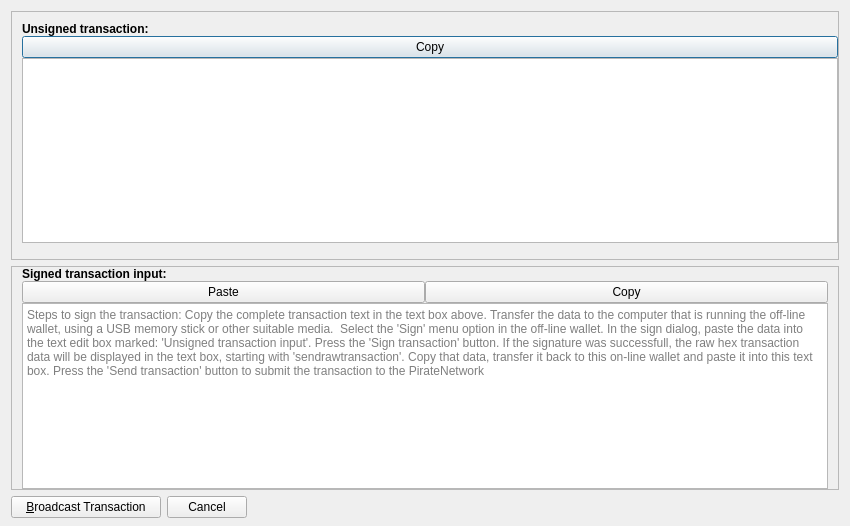
<?xml version="1.0" encoding="UTF-8"?>
<ui version="4.0">
 <class>ZSendCoinsDialog_popup</class>
 <widget class="QDialog" name="ZSendCoinsDialog_popup">
  <property name="enabled">
   <bool>true</bool>
  </property>
  <property name="geometry">
   <rect>
    <x>0</x>
    <y>0</y>
    <width>850</width>
    <height>526</height>
   </rect>
  </property>
  <property name="windowTitle">
   <string>Off-line transaction signing</string>
  </property>
  <layout class="QVBoxLayout" name="verticalLayout" stretch="0,0,0">
   <property name="bottomMargin">
    <number>8</number>
   </property>
   <item>
    <widget class="QFrame" name="frameCoinControl">
     <property name="sizePolicy">
      <sizepolicy hsizetype="Expanding" vsizetype="Expanding">
       <horstretch>0</horstretch>
       <verstretch>0</verstretch>
      </sizepolicy>
     </property>
     <property name="maximumSize">
      <size>
       <width>16777215</width>
       <height>16777215</height>
      </size>
     </property>
     <property name="frameShape">
      <enum>QFrame::StyledPanel</enum>
     </property>
     <property name="frameShadow">
      <enum>QFrame::Sunken</enum>
     </property>
     <layout class="QVBoxLayout" name="verticalLayoutCoinControl2">
      <property name="spacing">
       <number>0</number>
      </property>
      <property name="leftMargin">
       <number>0</number>
      </property>
      <property name="topMargin">
       <number>0</number>
      </property>
      <property name="rightMargin">
       <number>0</number>
      </property>
      <property name="bottomMargin">
       <number>6</number>
      </property>
      <item>
       <layout class="QVBoxLayout" name="verticalLayoutCoinControl" stretch="0,0">
        <property name="spacing">
         <number>0</number>
        </property>
        <property name="leftMargin">
         <number>10</number>
        </property>
        <property name="topMargin">
         <number>10</number>
        </property>
        <item>
         <widget class="QLabel" name="lbInput">
          <property name="sizePolicy">
           <sizepolicy hsizetype="Preferred" vsizetype="Maximum">
            <horstretch>0</horstretch>
            <verstretch>0</verstretch>
           </sizepolicy>
          </property>
          <property name="font">
           <font>
            <weight>75</weight>
            <bold>true</bold>
           </font>
          </property>
          <property name="styleSheet">
           <string notr="true">font-weight:bold;</string>
          </property>
          <property name="text">
           <string>Unsigned transaction:</string>
          </property>
         </widget>
        </item>
        <item>
         <layout class="QHBoxLayout" name="horizontalLayoutInputButtons">
          <item>
           <widget class="QPushButton" name="copyInputButton">
            <property name="text">
             <string>Copy</string>
            </property>
            <property name="toolTip">
             <string>Copy unsigned transaction to clipboard</string>
            </property>
           </widget>
          </item>
         </layout>
        </item>
        <item>
         <layout class="QHBoxLayout" name="horizontalLayoutCoinControl1">
          <property name="rightMargin">
           <number>0</number>
          </property>
          <property name="bottomMargin">
           <number>10</number>
          </property>
          <item>
           <widget class="QTextEdit" name="teInput">
            <property name="readOnly">
             <bool>true</bool>
            </property>
            <property name="placeholderText">
             <string/>
            </property>
           </widget>
          </item>
         </layout>
        </item>
       </layout>
      </item>
     </layout>
    </widget>
   </item>
   <item>
    <widget class="QFrame" name="frameResult">
     <property name="enabled">
      <bool>true</bool>
     </property>
     <property name="sizePolicy">
      <sizepolicy hsizetype="Expanding" vsizetype="Expanding">
       <horstretch>0</horstretch>
       <verstretch>0</verstretch>
      </sizepolicy>
     </property>
     <property name="maximumSize">
      <size>
       <width>16777215</width>
       <height>16777215</height>
      </size>
     </property>
     <property name="frameShape">
      <enum>QFrame::StyledPanel</enum>
     </property>
     <property name="frameShadow">
      <enum>QFrame::Sunken</enum>
     </property>
     <layout class="QVBoxLayout" name="verticalLayoutResult1">
      <property name="spacing">
       <number>0</number>
      </property>
      <property name="leftMargin">
       <number>0</number>
      </property>
      <property name="topMargin">
       <number>0</number>
      </property>
      <property name="rightMargin">
       <number>0</number>
      </property>
      <property name="bottomMargin">
       <number>0</number>
      </property>
      <item>
       <layout class="QVBoxLayout" name="verticalLayoutResult2" stretch="0,0">
        <property name="spacing">
         <number>0</number>
        </property>
        <property name="leftMargin">
         <number>10</number>
        </property>
        <property name="topMargin">
         <number>0</number>
        </property>
        <property name="rightMargin">
         <number>10</number>
        </property>
        <item>
         <widget class="QLabel" name="lbResult">
          <property name="font">
           <font>
            <weight>75</weight>
            <bold>true</bold>
           </font>
          </property>
          <property name="text">
           <string>Signed transaction input:</string>
          </property>
         </widget>
        </item>
        <item>
         <layout class="QHBoxLayout" name="horizontalLayoutResultButtons">
          <item>
           <widget class="QPushButton" name="pasteResultButton">
            <property name="text">
             <string>Paste</string>
            </property>
            <property name="toolTip">
             <string>Paste signed transaction from clipboard</string>
            </property>
           </widget>
          </item>
          <item>
           <widget class="QPushButton" name="copyResultButton">
            <property name="text">
             <string>Copy</string>
            </property>
            <property name="toolTip">
             <string>Copy signed transaction to clipboard</string>
            </property>
           </widget>
          </item>
         </layout>
        </item>
        <item>
         <widget class="QTextEdit" name="teResult">
          <property name="readOnly">
           <bool>false</bool>
          </property>
          <property name="placeholderText">
           <string>Steps to sign the transaction: Copy the complete transaction text in the text box above. Transfer the data to the computer that is running the off-line wallet, using a USB memory stick or other suitable media.  Select the 'Sign' menu option in the off-line wallet. In the sign dialog, paste the data into the text edit box marked: 'Unsigned transaction input'. Press the 'Sign transaction' button. If the signature was successfull, the raw hex transaction data will be displayed in the text box, starting with 'sendrawtransaction'. Copy that data, transfer it back to this on-line wallet and paste it into this text box. Press the 'Send transaction' button to submit the transaction to the PirateNetwork</string>
          </property>
         </widget>
        </item>
       </layout>
      </item>
     </layout>
    </widget>
   </item>
   <item>
    <layout class="QHBoxLayout" name="horizontalLayout">
     <item>
      <widget class="QPushButton" name="sendTransactionButton">
       <property name="minimumSize">
        <size>
         <width>150</width>
         <height>0</height>
        </size>
       </property>
       <property name="toolTip">
        <string>Broadcast the signed transaction to the network</string>
       </property>
       <property name="text">
        <string>&amp;Broadcast Transaction</string>
       </property>
       <property name="icon">
        <iconset resource="../komodo.qrc">
         <normaloff>:/icons/send</normaloff>:/icons/send</iconset>
       </property>
       <property name="autoDefault">
        <bool>false</bool>
       </property>
       <property name="default">
        <bool>false</bool>
       </property>
      </widget>
     </item>
     <item>
      <widget class="QPushButton" name="closeButton">
       <property name="sizePolicy">
        <sizepolicy hsizetype="Minimum" vsizetype="Fixed">
         <horstretch>0</horstretch>
         <verstretch>0</verstretch>
        </sizepolicy>
       </property>
       <property name="toolTip">
        <string>Clear all fields of the form.</string>
       </property>
       <property name="text">
        <string>Cancel</string>
       </property>
       <property name="icon">
        <iconset resource="../komodo.qrc">
         <normaloff>:/icons/remove</normaloff>:/icons/remove</iconset>
       </property>
       <property name="autoDefault">
        <bool>false</bool>
       </property>
      </widget>
     </item>
     <item>
      <spacer name="horizontalSpacer">
       <property name="orientation">
        <enum>Qt::Horizontal</enum>
       </property>
       <property name="sizeHint" stdset="0">
        <size>
         <width>40</width>
         <height>20</height>
        </size>
       </property>
      </spacer>
     </item>
     <item>
      <layout class="QHBoxLayout" name="horizontalLayout_2">
       <property name="spacing">
        <number>3</number>
       </property>
      </layout>
     </item>
    </layout>
   </item>
  </layout>
 </widget>
 <resources>
  <include location="../komodo.qrc"/>
 </resources>
 <connections/>
</ui>
